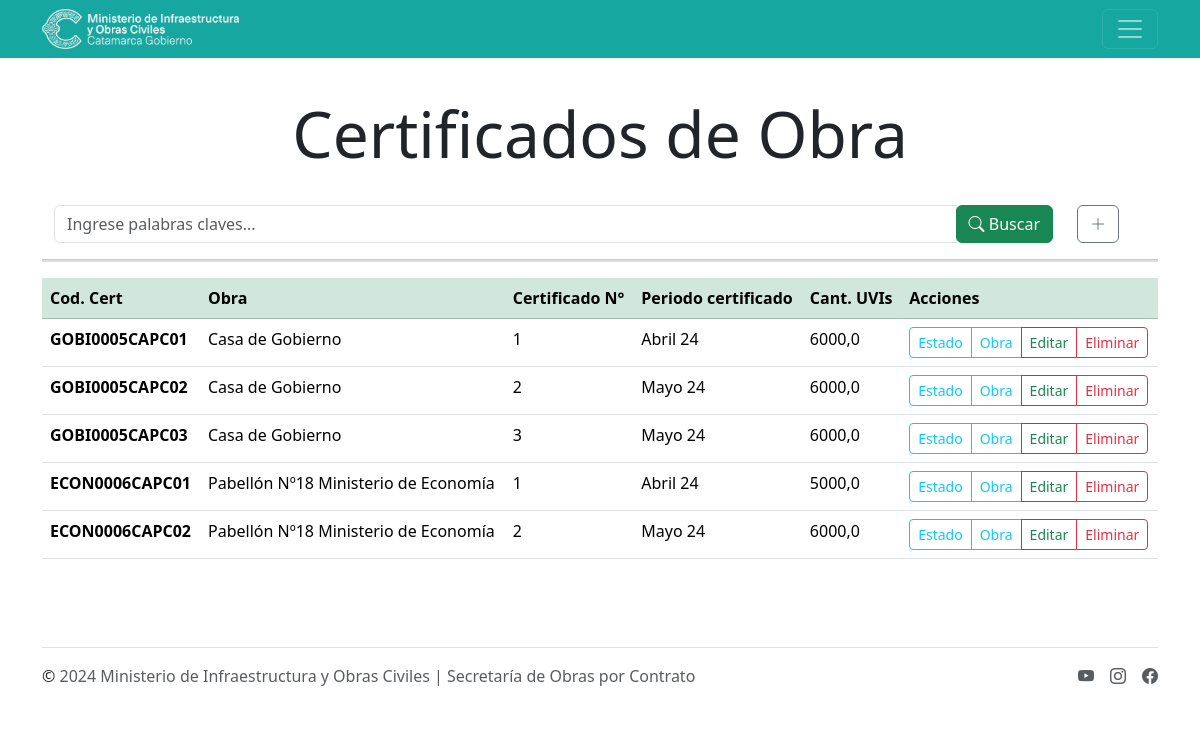
Before: /soc/obras/certificados/ (signed in) with the older database file.
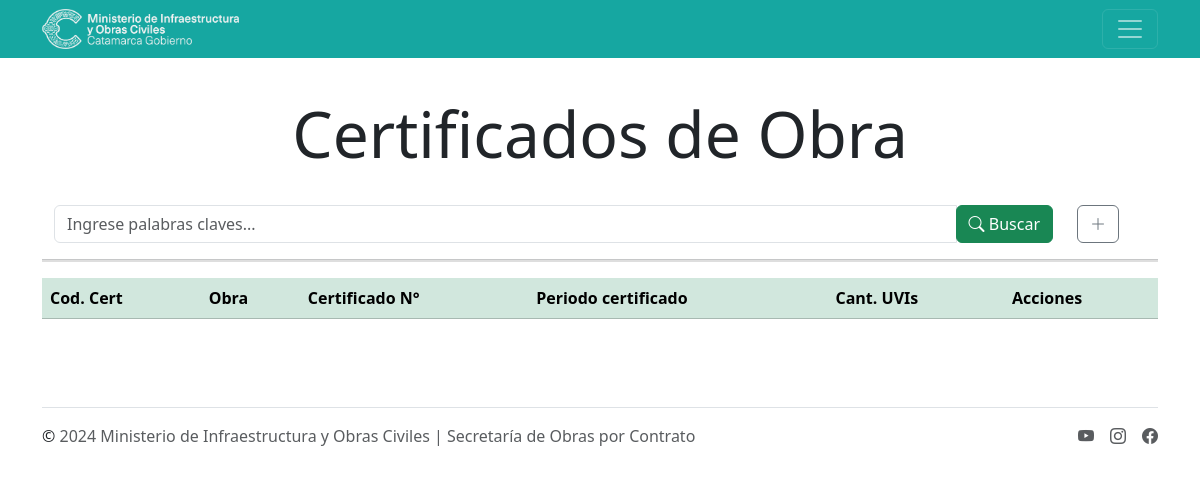
After: the same page with the newer database file.
### mioc/models.py (models this page shows, shortened)
class Certificados(models.Model):
    id = models.BigAutoField(
        auto_created=True, primary_key=True, serialize=False, verbose_name='ID')
    obra = models.ForeignKey(
        Obras, on_delete=models.CASCADE, verbose_name='Obra')
    nro_cert = models.PositiveIntegerField(verbose_name='Certificado N°')
    codCert = models.CharField(
        max_length=200, verbose_name='Cod. Certificado', editable=False, unique=True)
    fecha = models.DateField(verbose_name='Fecha del certificado')
    fecha_acta = models.DateField(
        verbose_name='Presenta Acta Inspector', blank=True, null=True)
    uvi = models.FloatField(verbose_name='Cant UVIs certificados')
    cargaCert = models.ForeignKey(
        User, on_delete=models.CASCADE, verbose_name='Cargado por', default=1)
    periodo = models.CharField(
        max_length=30, verbose_name='Periodo medido', null=True, blank=True)
    class Meta:
        verbose_name = 'Certificado'
        verbose_name_plural = 'Certificados'
        ordering = ['obra', 'nro_cert']

class Obras(models.Model):
    id = models.BigAutoField(
        auto_created=True, primary_key=True, serialize=False, verbose_name='ID')
    expedientes = models.CharField(max_length=30, verbose_name='Expediente')
    codObra = models.CharField(
        max_length=200, verbose_name='Cod. Obra', editable=False, blank=True, null=True)
    institucion = models.ForeignKey(
        Instituciones, on_delete=models.CASCADE, verbose_name='Institución')
    inspector = models.ForeignKey(
        Inspectores, on_delete=models.CASCADE, verbose_name='Inspector')
    empresa = models.ForeignKey(
        Empresas, on_delete=models.CASCADE, verbose_name='Empresa', blank=True, null=True)
    inicio = models.DateField(verbose_name='Fecha de inicio')
    uvi = models.ForeignKey(Uvis, on_delete=models.CASCADE,
                            verbose_name='Uvi', editable=False, blank=True, null=True)
    plazo = models.IntegerField(verbose_name='Plazo Contractual (días)')
    vencimiento_contractual = models.DateField(
        verbose_name='Vencimiento Contractual', blank=True, null=True)
    nombre_obra = models.CharField(
        max_length=250, verbose_name='Carátula Obra', null=True, blank=True)
    monto_contrato = models.FloatField(
        verbose_name='Monto de contrato ($)', blank=True, null=True)
    fecha_cotrato = models.DateField(
        verbose_name='Fecha de contrato', blank=True, null=True)
    monto_uvi = models.FloatField(
        verbose_name='Monto de contrato (UVIS)', blank=True, null=True)
    valor_uvi_contrato = models.FloatField(
        verbose_name='Valor UVI contrato', blank=True, null=True)
    class Meta:
        verbose_name = 'Obra'
        verbose_name_plural = 'Obras'
        ordering = ['institucion']

class Instituciones(models.Model):
    id = models.BigAutoField(
        auto_created=True, primary_key=True, serialize=False, verbose_name='ID')
    name = models.CharField(max_length=200, verbose_name='Institución')
    clase = models.ForeignKey(
        Clases, on_delete=models.CASCADE, verbose_name='Tipo de Institución')
    location = models.ForeignKey(
        Location, on_delete=models.CASCADE, verbose_name='Ubicación')
    geometry = models.CharField(
        max_length=150, blank=True, null=True, verbose_name='Georeferencia')
    class Meta:
        verbose_name = 'Institución'
        verbose_name_plural = 'Instituciones'
        ordering = ['name']

### mioc/views.py (the view, shortened to what this page needs)
# urls.py: path('obras/certificados/',login_required(views.lista_certificados), name='certificados'),
def lista_certificados(request):
    certificados = Certificados.objects.all()
    page = request.GET.get('page',1)
    try:
        paginator = Paginator(certificados,5)
        certificados = paginator.page(page)
    except:
        raise Http404
    queryset = request.GET.get('buscar')
    return render(request, 'certificado_lista.html', {'entity': certificados, 'paginator':paginator})

### mioc/templates/certificado_lista.html (shortened to what this page needs)
{% extends 'layouts/base.html' %}
{% block content %}
<main class="container py-5">
    <h1 class="display-3 text-center fw-medium">Certificados de Obra</h1>
    <br>
    <div class="container">
        <div class="row">
            <div class="col-md-11 search">
                <form method="get">
                    <div id="custom-search-input">
                        <div class="input-group col-md-12">
                            <input type="text" class="form-control" placeholder="Ingrese palabras claves..."
                                name="buscar" value="{{ request.GET.buscar }}">
                            <span class="input-group-list">
                                <button type="submit" class="btn btn-success">
                                    <i class="bi bi-search"></i> Buscar
                                </button>
                            </span>
                        </div>
                    </div>
                </form>
            </div>
            {% if perms.mioc.view_inspectores %}
            <div class="col-1">
                <a href="{% url 'nuevo_cert' %}" type="" class="btn btn-outline-secondary">
                    <i class="bi bi-plus-lg"></i>
                </a>
            </div>
            {% endif %}
        </div>
    </div>
    <hr size="5" color="grey" noshade>
    <div class="table-responsive">
        <table class="table table-hover">
            <thead class="table-success">
                <th>Cod. Cert</th>
                <th>Obra</th>
                <th>Certificado N°</th>
                <th>Periodo certificado</th>
                <th>Cant. UVIs</th>
                <th>Acciones</th>
            </thead>
            <tbody>
                {% for certificado in entity %}
                <tr>
                    <td class="fw-semibold">{{ certificado.codCert }}</td>
                    <td>{{ certificado.obra.institucion.name }}</td>
                    <td>{{ certificado.nro_cert }}</td>
                    <td>{{ certificado.periodo }}</td>
                    <td>{{ certificado.uvi }}</td>
                    <td>
                        <div class="btn-group btn-group-sm" role="group" aria-label="Basic mixed styles example">
                            <a type="button" class="btn btn-outline-info">Estado</a>
                            <a type="button" class="btn btn-outline-info"
                                href="{% url 'certificados_obra' certificado.obra_id %}">Obra</a>
                            {% if perms.mioc.view_inspectores %}
                            <a type="button" class="btn btn-outline-success"
                                href="{% url 'editar_cert' certificado.pk %}">Editar</a>
                            <a type="button" class="btn btn-outline-danger"
                                href="{% url 'eliminar_cert' certificado.pk %}" >Eliminar</a>
                            {% endif %}
                        </div>
                    </td>
                </tr>
                {% endfor %}
            </tbody>
        </table>
    </div>
</main>
{% endblock %}

Changed rows visible on the page:
removed Certificados: codCert "GOBI0005CAPC01", obra.institucion.name "Casa de Gobierno", nro_cert "1", periodo "Abril 24", uvi "6000,0"
removed Certificados: codCert "GOBI0005CAPC02", obra.institucion.name "Casa de Gobierno", nro_cert "2", periodo "Mayo 24", uvi "6000,0"
removed Certificados: codCert "GOBI0005CAPC03", obra.institucion.name "Casa de Gobierno", nro_cert "3", periodo "Mayo 24", uvi "6000,0"
removed Certificados: codCert "ECON0006CAPC01", obra.institucion.name "Pabellón Nº18 Ministerio de Economía", nro_cert "1", periodo "Abril 24", uvi "5000,0"
removed Certificados: codCert "ECON0006CAPC02", obra.institucion.name "Pabellón Nº18 Ministerio de Economía", nro_cert "2", periodo "Mayo 24", uvi "6000,0"
